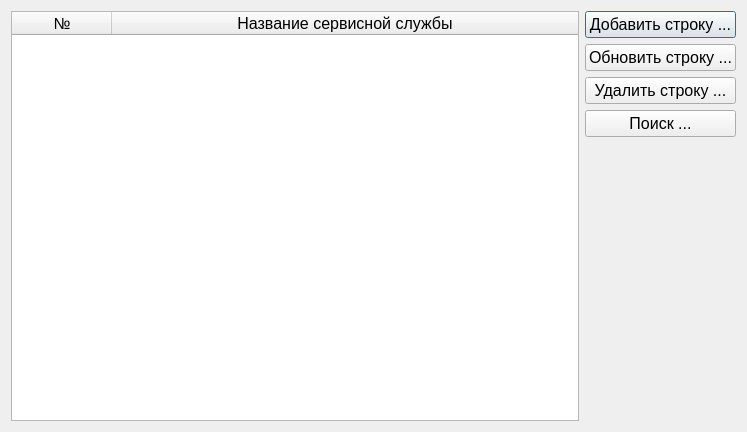
<?xml version="1.0" encoding="UTF-8"?>
<ui version="4.0">
 <class>Dialog_services</class>
 <widget class="QDialog" name="Dialog_services">
  <property name="geometry">
   <rect>
    <x>0</x>
    <y>0</y>
    <width>747</width>
    <height>432</height>
   </rect>
  </property>
  <property name="windowTitle">
   <string>Сервисные службы</string>
  </property>
  <layout class="QVBoxLayout" name="verticalLayout_2">
   <item>
    <layout class="QHBoxLayout" name="horizontalLayout">
     <item>
      <widget class="QTableWidget" name="tableSevices">
       <property name="font">
        <font>
         <family>Arial</family>
         <pointsize>12</pointsize>
         <weight>50</weight>
         <bold>false</bold>
        </font>
       </property>
       <property name="selectionMode">
        <enum>QAbstractItemView::SingleSelection</enum>
       </property>
       <property name="selectionBehavior">
        <enum>QAbstractItemView::SelectRows</enum>
       </property>
       <property name="rowCount">
        <number>0</number>
       </property>
       <property name="columnCount">
        <number>2</number>
       </property>
       <attribute name="horizontalHeaderShowSortIndicator" stdset="0">
        <bool>true</bool>
       </attribute>
       <attribute name="horizontalHeaderStretchLastSection">
        <bool>true</bool>
       </attribute>
       <column>
        <property name="text">
         <string>№</string>
        </property>
       </column>
       <column>
        <property name="text">
         <string>Название сервисной службы</string>
        </property>
       </column>
      </widget>
     </item>
     <item>
      <layout class="QVBoxLayout" name="verticalLayout">
       <item>
        <widget class="QPushButton" name="btServicesAdd">
         <property name="font">
          <font>
           <pointsize>12</pointsize>
          </font>
         </property>
         <property name="text">
          <string>Добавить строку ...</string>
         </property>
        </widget>
       </item>
       <item>
        <widget class="QPushButton" name="btServicesUpdate">
         <property name="font">
          <font>
           <pointsize>12</pointsize>
          </font>
         </property>
         <property name="text">
          <string>Обновить строку ...</string>
         </property>
        </widget>
       </item>
       <item>
        <widget class="QPushButton" name="btServicesDel">
         <property name="font">
          <font>
           <pointsize>12</pointsize>
          </font>
         </property>
         <property name="text">
          <string>Удалить строку ...</string>
         </property>
        </widget>
       </item>
       <item>
        <widget class="QPushButton" name="btServicdesFind">
         <property name="font">
          <font>
           <pointsize>12</pointsize>
          </font>
         </property>
         <property name="text">
          <string>Поиск ...</string>
         </property>
        </widget>
       </item>
       <item>
        <spacer name="verticalSpacer">
         <property name="orientation">
          <enum>Qt::Vertical</enum>
         </property>
         <property name="sizeHint" stdset="0">
          <size>
           <width>20</width>
           <height>40</height>
          </size>
         </property>
        </spacer>
       </item>
      </layout>
     </item>
    </layout>
   </item>
  </layout>
 </widget>
 <resources/>
 <connections/>
</ui>
